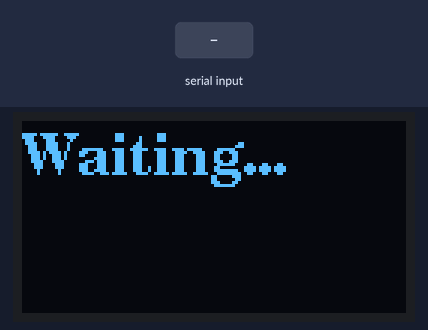
Recording of a sketch running on a simulated Arduino Uno, built with avr-gcc and run on an emulated ATmega328P. Parts: 128×64 one-colour display. The test bench sets the inputs (shaded band).

Above: at 1.2 s.
1.3 s: "1" received over Serial
At 2.4 s:
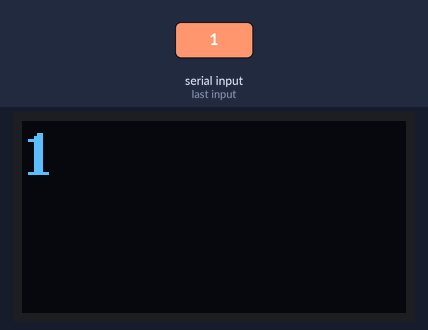
2.8 s: "0" received over Serial
At 3.5 s:
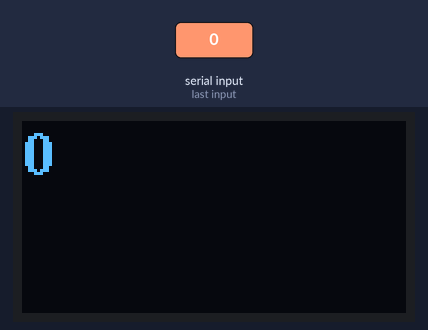
4.3 s: "2" received over Serial
At 4.7 s:
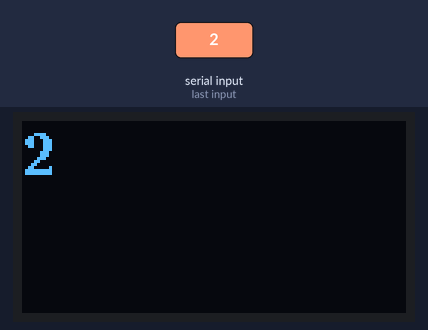
Timing chart, 0 to 7.3 s (numbered marks = the images above; inputs shaded):
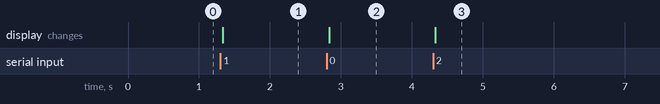

The sketch:

glasses.ino
```cpp
#include <Wire.h>
#include <U8g2lib.h>

U8G2_SSD1306_128X64_NONAME_F_HW_I2C display(U8G2_R0, U8X8_PIN_NONE); //initializes the display

void setup() {
  Serial.begin(9600);
  display.begin();
  display.setFont(u8g2_font_ncenB14_tr);
  display.clearBuffer();
  display.drawStr(0, 18, "Waiting...");
  display.sendBuffer();
}

void loop() {
  if (Serial.available()) { //checks if text was sent to the device
    String text = "";

    while (Serial.available()) {
      text += (char)Serial.read();
      delay(2); //delay to process
    }

    text.trim();

    display.clearBuffer();

    int x = 0; //aligns text on x-axis
    int y = 18; //aligns text on y-axis
    int lineHeight = 18;
    int maxWidth = 128;
    int ml = 3;

    String word = ""; //current word
    String line = ""; //current line
    int lc = 0; //total lines to manage format

    for (int i = 0; i < text.length(); i++) {
      char c = text[i];

      if (c == ' ' || i == text.length() - 1) {
        if (i == text.length() - 1 && c != ' ') word += c;

        int ww = display.getUTF8Width(word.c_str());
        int lw = display.getUTF8Width(line.c_str());

        //moves text to next line if don't fit
        if (lw + ww > maxWidth) {
          display.setCursor(x, y);
          display.print(line);
          y += lineHeight;
          line = word + " ";
          lc++;
        } else {
          line += word + " ";
        }

        word = "";

        if (lc >= ml) break;
      } else {
        word += c;
      }
    }

    if (lc < ml) {
      display.setCursor(x, y);
      display.print(line);
    }

    display.sendBuffer();
  }
}
```

Measured:
- after the input at 1.3 s, the display: changes at once (image 1)
- after the input at 2.8 s, the display: changes at once (image 2)
- after the input at 4.3 s, the display: changes at once (image 3)
